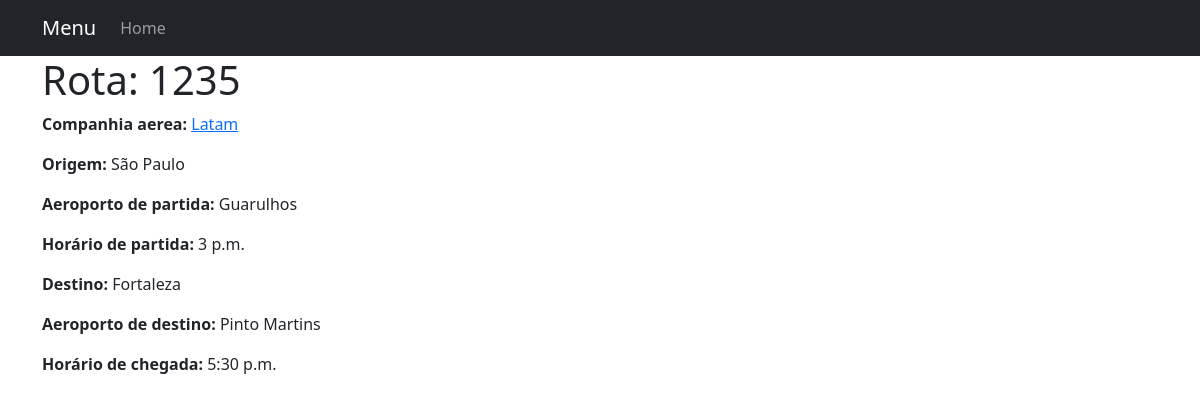
The app's page /crud/consultar-rotas/1 with its own data.
### rota/models.py (models this page shows, shortened)
class Rota(models.Model):
    id = models.IntegerField(primary_key=True)
    codigo = models.CharField(max_length=15, null = False, unique = True)
    aeroporto_partida = models.CharField(max_length=200, null=False)
    aeroporto_chegada = models.CharField(max_length=200, null=False)
    hora_partida_prevista= models.TimeField(auto_now=False)
    hora_chegada_prevista= models.TimeField(auto_now=False)
    origem = models.CharField(max_length=20, null=False)
    destino = models.CharField(max_length=20, null=False)
    aeronave = models.CharField(max_length=20, null=False)
    companhia_aerea = models.CharField(max_length=20, null=False)
    class Meta:
        db_table = 'rotas'

### rota/views.py (the view)
# urls.py: path('crud/consultar-rotas/<int:pk>', views.RotaDetailView.as_view(), name='rota-detail'),
class RotaDetailView(DetailView):
    model = Rota
    template_name = 'crud/consultar_rotas/rota_detail.html'

### templates/crud/consultar_rotas/rota_detail.html (shortened to what this page needs)
{% extends "base.html" %}
{% block content %}
    <h1>Rota: {{ rota.codigo }}</h1>
    <p><strong>Companhia aerea:</strong> <a href="">{{ rota.companhia_aerea }}</a></p>
    <p><strong>Origem:</strong> {{ rota.origem }}</p>
    <p><strong>Aeroporto de partida:</strong> {{ rota.aeroporto_partida }}</p>
    <p><strong>Horário de partida:</strong> {{ rota.hora_partida_prevista }}</p>
    <p><strong>Destino:</strong> {{ rota.destino }}</p>
    <p><strong>Aeroporto de destino:</strong> {{ rota.aeroporto_chegada }}</p>
    <p><strong>Horário de chegada:</strong> {{ rota.hora_chegada_prevista }}</p>
{% endblock %}

### records on screen
Rota: codigo "1235", companhia_aerea "Latam", origem "São Paulo", aeroporto_partida "Guarulhos", hora_partida_prevista "3 p.m.", destino "Fortaleza", aeroporto_chegada "Pinto Martins", hora_chegada_prevista "5:30 p.m."
